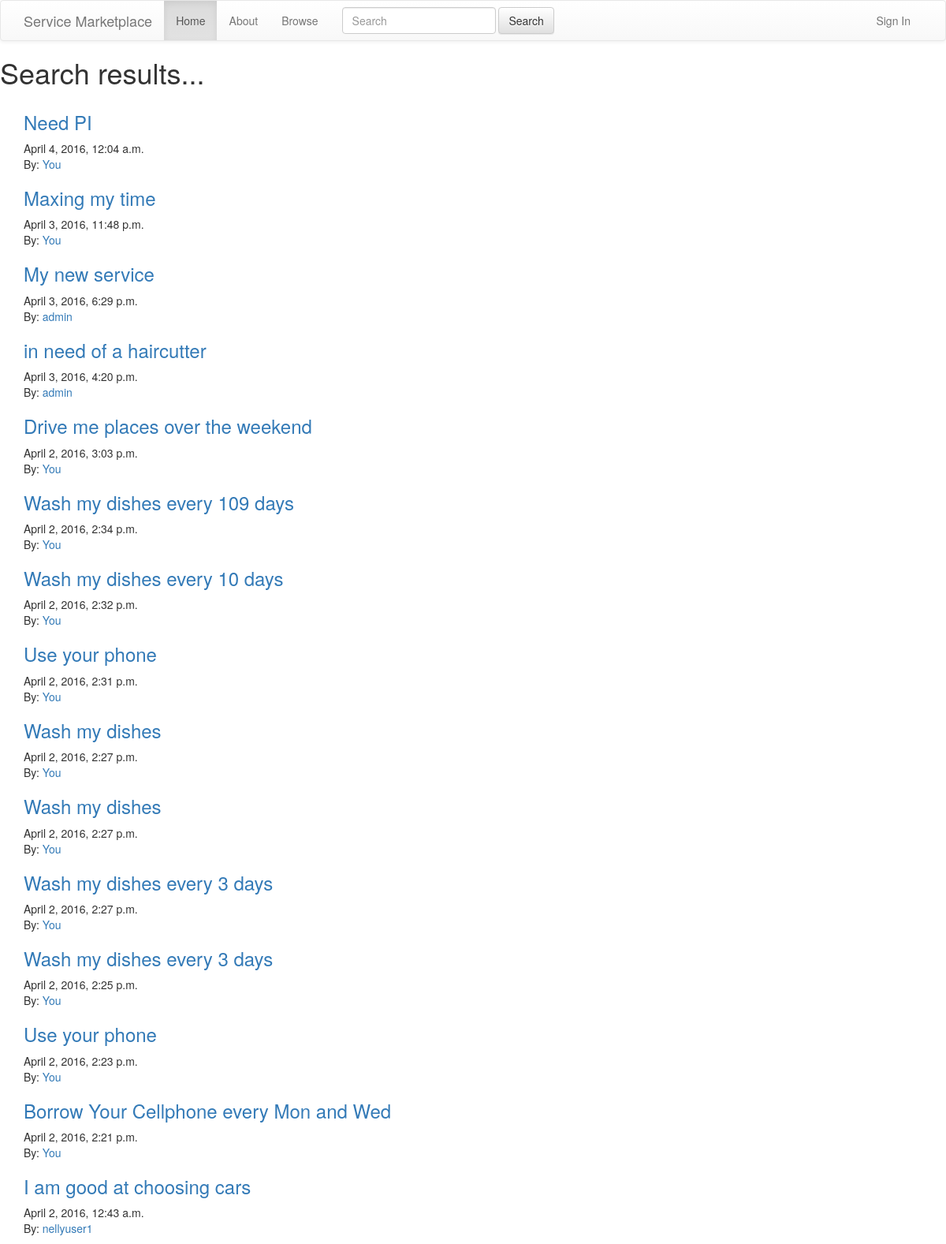
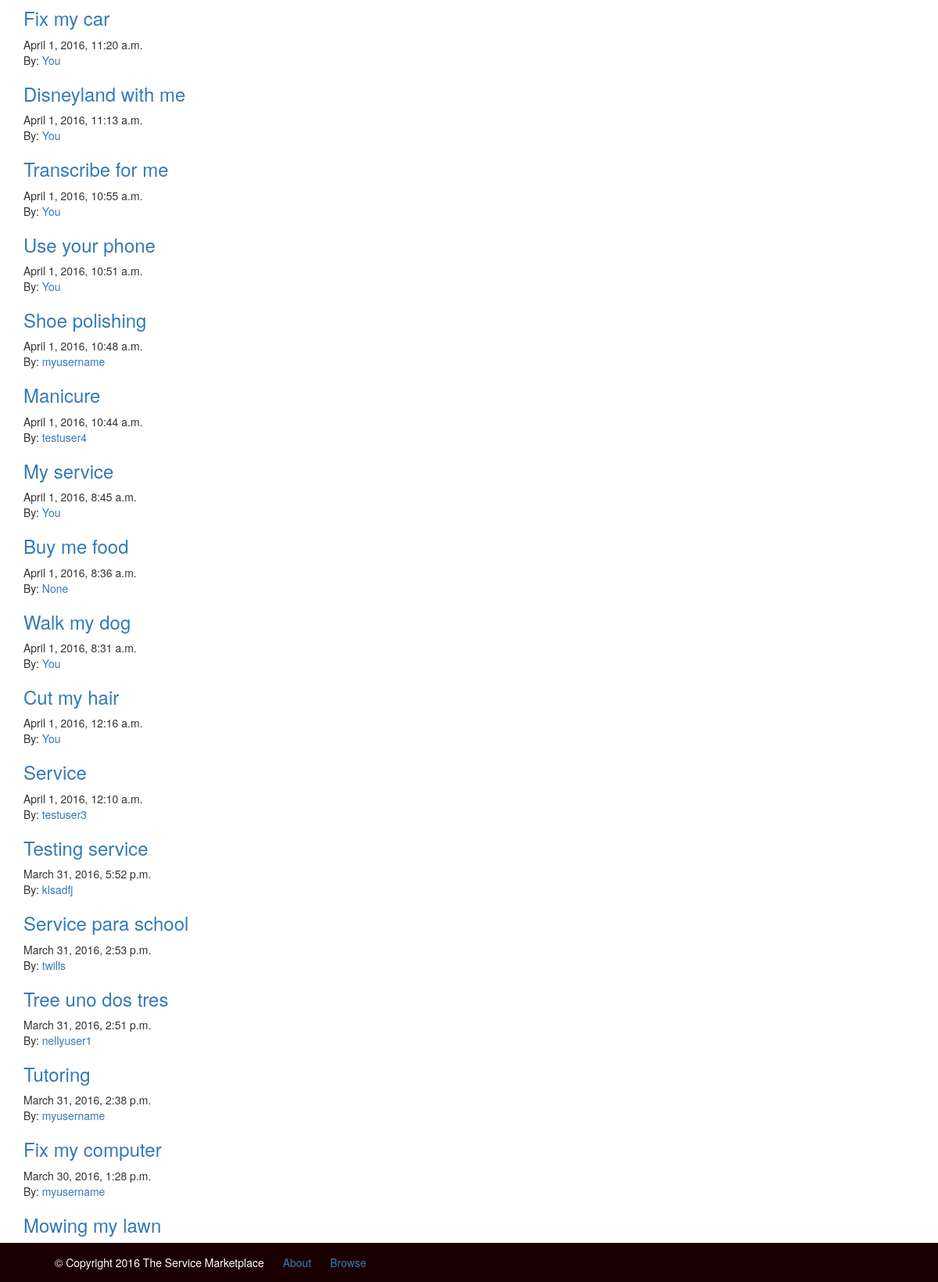
Screenshot of /search/ (signed in) with the database file from the repository (2 pictures, top to bottom).
### market/models.py (models this page shows, shortened)
class Service(models.Model):
    client = models.ForeignKey(
        settings.AUTH_USER_MODEL,
        related_name='service_client',
        null=True,
        blank=True
    )
    service_provider = models.ForeignKey(
        settings.AUTH_USER_MODEL,
        related_name='service_service_providers',
        null=True,
        blank=True
    )
    title = models.CharField(max_length=100)
    description = models.TextField()
    location = models.CharField(max_length=50, default="U.S.")
    final_time = models.DateTimeField("Ending Time")
    category = models.CharField(max_length=50, default="Other")
    is_open = models.BooleanField(default=True)
    bid = models.DecimalField(
        max_digits=10,
        decimal_places=2,
        default=1000.00
    )
    created_date = models.DateTimeField(default=timezone.now)

### market/views.py (the view)
# urls.py: url(r'^search/$', views.search, name="search"),
def search(request):
    query = request.GET.get('q')
    if query:
        results = (Service.objects.filter(title__contains=query) |  \
                   Service.objects.filter(description__contains=query)).order_by('-created_date')
    else:
        results = Service.objects.all().order_by('-created_date')
    return render(request, 'market/search_result.html', {'results': results})

### market/templates/market/search_result.html
{% extends "market/base.html" %}
{% block content %}
    <h1>Search results...</h1>
    <div class="content container">
        <div class="row">
            <div class="col-md-8">
                {% for service in results %}
                    <div class="service">
                        <h3><a href="{% url 'service_detail' pk=service.pk %}">{{ service.title }}</a></h3>
                        <div class="date">{{ service.created_date }}</div>
                        {% if service.client == user %}
                            <p>By: <a href="{% url 'my_account' %}">You</a></p>
                        {% else %}
                            <p>By: <a href="{% url 'user_profile' username=service.client %}">{{ service.client }}</a></p>
                        {% endif %}
                    </div>
                {% endfor %}
            </div>
        </div>
    </div>
{% endblock %}

### market/static/css/base.css (style rules this page uses)
html, body { margin:0; padding:0; height:100%; }

### rows the page displays
Service: title "Need PI", created_date "April 4, 2016, 12:04 a.m.", shows "By:"
Service: title "Maxing my time", created_date "April 3, 2016, 11:48 p.m.", shows "By:"
Service: title "My new service", created_date "April 3, 2016, 6:29 p.m.", client "admin"
Service: title "in need of a haircutter", created_date "April 3, 2016, 4:20 p.m.", client "admin"
Service: title "Drive me places over the weekend", created_date "April 2, 2016, 3:03 p.m.", shows "By:"
Service: title "Wash my dishes every 109 days", created_date "April 2, 2016, 2:34 p.m.", shows "By:"
Service: title "Wash my dishes every 10 days", created_date "April 2, 2016, 2:32 p.m.", shows "By:"
Service: title "Use your phone", created_date "April 2, 2016, 2:31 p.m.", shows "By:"
Service: title "Wash my dishes", created_date "April 2, 2016, 2:27 p.m.", shows "By:"
Service: title "Wash my dishes", created_date "April 2, 2016, 2:27 p.m.", shows "By:"
Service: title "Wash my dishes every 3 days", created_date "April 2, 2016, 2:27 p.m.", shows "By:"
Service: title "Wash my dishes every 3 days", created_date "April 2, 2016, 2:25 p.m.", shows "By:"
Service: title "Use your phone", created_date "April 2, 2016, 2:23 p.m.", shows "By:"
Service: title "Borrow Your Cellphone every Mon and Wed", created_date "April 2, 2016, 2:21 p.m.", shows "By:"
Service: title "I am good at choosing cars", created_date "April 2, 2016, 12:43 a.m.", client "nellyuser1"
Service: title "Fix my car", created_date "April 1, 2016, 11:20 a.m.", shows "By:"
Service: title "Disneyland with me", created_date "April 1, 2016, 11:13 a.m.", shows "By:"
Service: title "Transcribe for me", created_date "April 1, 2016, 10:55 a.m.", shows "By:"
Service: title "Use your phone", created_date "April 1, 2016, 10:51 a.m.", shows "By:"
Service: title "Shoe polishing", created_date "April 1, 2016, 10:48 a.m.", client "myusername"
Service: title "Manicure", created_date "April 1, 2016, 10:44 a.m.", client "testuser4"
Service: title "My service", created_date "April 1, 2016, 8:45 a.m.", shows "By:"
Service: title "Buy me food", created_date "April 1, 2016, 8:36 a.m.", client "None"
Service: title "Walk my dog", created_date "April 1, 2016, 8:31 a.m.", shows "By:"
Service: title "Cut my hair", created_date "April 1, 2016, 12:16 a.m.", shows "By:"
Service: title "Service", created_date "April 1, 2016, 12:10 a.m.", client "testuser3"
Service: title "Testing service", created_date "March 31, 2016, 5:52 p.m.", client "klsadfj"
Service: title "Service para school", created_date "March 31, 2016, 2:53 p.m.", client "twills"
Service: title "Tree uno dos tres", created_date "March 31, 2016, 2:51 p.m.", client "nellyuser1"
Service: title "Tutoring", created_date "March 31, 2016, 2:38 p.m.", client "myusername"
Service: title "Fix my computer", created_date "March 30, 2016, 1:28 p.m.", client "myusername"
Service: title "Mowing my lawn"
